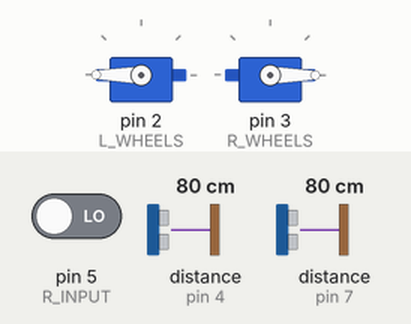
A sketch run on a simulated Arduino Uno, built with avr-gcc and run on an emulated ATmega328P. Parts: 2 × servo. Wiring (inferred from the names in the program): ultrasonic range finder: trigger pin 6; echo pin 7. Inputs (shaded band) come from the test bench; at power-on: distance to the obstacle (sensors on pin 7, pin 4) 80 cm, pin 5 (R_INPUT) LOW. The echo pulse lasts 58.3 µs per cm; random numbers use the default seed unless the sketch sets one.

Above: at 1.2 s.
1.3 s: distance to the obstacle (sensor on pin 7) set to 2 cm
At 2.5 s:
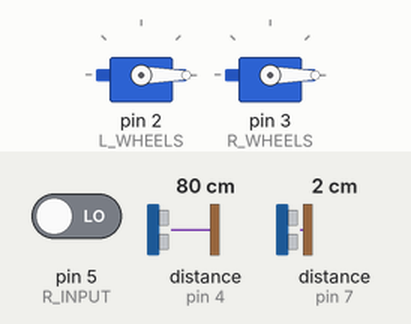
2.8 s: distance to the obstacle (sensor on pin 7) set to 15 cm
4.3 s: distance to the obstacle (sensor on pin 7) set to 18 cm
At 5.5 s:
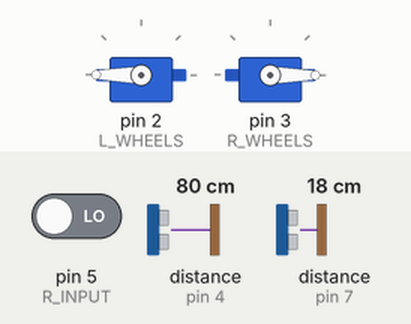
5.8 s: distance to the obstacle (sensor on pin 7) set to 4 cm
At 7.0 s:
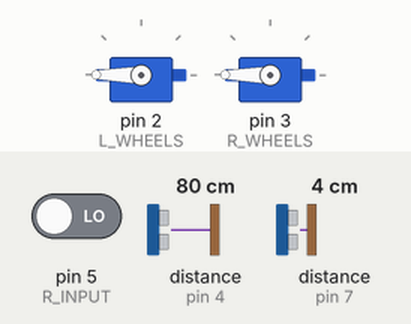
7.3 s: distance to the obstacle (sensor on pin 7) set to 35 cm
At 8.7 s:
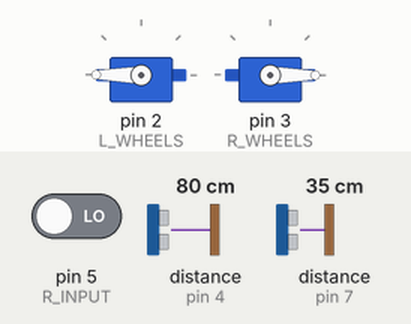
Timing chart, 0 to 9.8 s (numbered marks = the images above; inputs shaded):
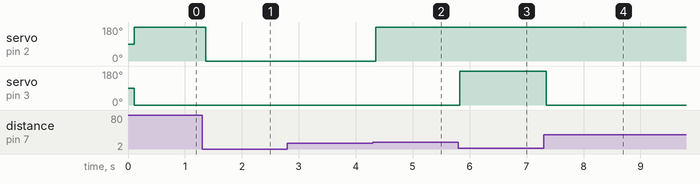

The sketch:

Sojourner.ino
```cpp
/**
 * Controller for Sojourner RC rover.
 *
 * Passes on instructions from 6ch receiver (rx) to servo motors.
 *
 * Turn off transmitter (tx) to run in 'roving' mode.
 * In roving mode rover cecks for obstacles with ultrasonic sensor (HC-SR04)
 *
 * Pins 2 & 3 are servo signal outputs.
 * Pins 4 & 5 are rx signal input.
 * Pin 6 is SR04 trig pin
 * Pin 7 is SR04 echo pin
 *
 * 5V goes to Vcc on rx, both servos and SR04.
 * Gnd goes to Gnd on rx, both servos and SR04.
 */

#include <Servo.h>

// set up pin constants
// outputs
#define L_WHEELS 2
#define R_WHEELS 3
#define TRIG_PIN 6
// inputs
#define L_INPUT 4
#define R_INPUT 5
#define ECHO_PIN 7

// declare servo objects
Servo l_wheels;
Servo r_wheels;

// variables for servo speed
int l_speed = 90;
int r_speed = 90;

// min and max receiver input values
int l_min_rx = 9999999999;
int l_max_rx = 0;
int r_min_rx = 9999999999;
int r_max_rx = 0;

// varibles for receiver values
unsigned long ch2 = 0;
unsigned long ch6 = 0;

// variables for measuring distance
long distance;

// variables for roving control
boolean roving = false;
int turning = 0;

// declare functions
void getRoveInput();
long getDistance();
void getRxInput();
void setBounds(unsigned long input1, unsigned long input2);
void reset();

/**
 * Setup function.
 */
void setup()
{
  // attach servos
  l_wheels.attach(L_WHEELS);
  r_wheels.attach(R_WHEELS);

  // set pinmodes for SR04
  pinMode(TRIG_PIN, OUTPUT);
  pinMode(ECHO_PIN, INPUT);

  // pin 0 is unconnected so random noise is a good seed
  randomSeed(analogRead(0));

  // begin serial communication
  Serial.begin(9600);
}

/**
 * Main loop.
 */
void loop()
{
  // check if tx is on (3rd param is timeout)
  ch2 = pulseIn(L_INPUT, INPUT, 50000);
  ch6 = pulseIn(R_INPUT, INPUT, 50000);

  if (ch2 == 0 || ch6 == 0)
  {
    roving = true;
  }
  else
  {
    roving = false;
  }

  // get left and right servo speeds
  if (roving)
  {
    getRoveInput();
  }
  else
  {
    getRxInput();
  }

  // set servo speeds
  l_wheels.write(l_speed);
  r_wheels.write(r_speed);
}

/**
 * Set servo speeds via automated roving algorithm.
 *
 * Check distance in front
 * if clear
 *   move forward
 * else
 *   if we're already turning
 *     keep turning
 *   else
 *     decide which way to turn
 *   turn
 */
void getRoveInput()
 {
  // check the distance in front of the rover
  distance = getDistance();

  // if there are no obstacles, go straight on
  if (distance > 15)
  {
    // stop turning
    turning = 0;

    // forwards
    l_speed = 180;
    r_speed = 0;
  }
  else
  {
    // check if we're not already turning
    if (turning == 0)
    {
      // choose random direction
      if (random(2))
      {
        turning = 1;
      }
      else
      {
        turning = -1;
      }
    }

    // turn in chosen direction
    if (turning == 1)
    {
      // right
      l_speed = 180;
      r_speed = 180;
    }
    else if (turning == -1)
    {
      // left
      l_speed = 0;
      r_speed = 0;
    }
  }
}

/**
 * Check distance in front of rover with ultrasonic sensor (HC-SR04).
 */
long getDistance()
{
  // set trigger low (make sure it's off)
  digitalWrite(TRIG_PIN, LOW);
  delayMicroseconds(2);

  // send out ping
  digitalWrite(TRIG_PIN, HIGH);
  delayMicroseconds(10);

  // stop ping
  digitalWrite(TRIG_PIN, LOW);
  long duration = pulseIn(ECHO_PIN, HIGH);

  // distance in cm based on speed of sound
  return duration / 58.2;
}

/**
 * Decode signals from receiver, then set appropriate servo speeds.
 */
void getRxInput()
{
  // map inputs to servo usable outputs
  l_speed = map(ch2, l_min_rx, l_max_rx, 0, 180);
  r_speed = map(ch6, r_min_rx, r_max_rx, 0, 180);

  // figure out min and max values for input
  setBounds(ch2, ch6);

  // set dead zones
  if (abs(l_speed - 90) < 10)
  {
    l_speed = 90;
  }

  if (abs(r_speed - 90) < 10)
  {
    r_speed = 90;
  }
}

/**
 * Set min and max values for rx input mapping.
 */
void setBounds(unsigned long input1, unsigned long input2)
{
  if (input1 > l_max_rx)
  {
    l_max_rx = input1;
  }

  if (input1 < l_min_rx)
  {
    l_min_rx = input1;
  }

  if (input2 > r_max_rx)
  {
    r_max_rx = input2;
  }

  if (input2 < r_min_rx)
  {
    r_min_rx = input2;
  }
}
```

Measured:
- the behaviour switches between 16 and 17 cm on distance to the obstacle (sensor on pin 7) (found by bisection; images 1 and 2)
- after the input at 1.3 s, servo on pin 2 (L_WHEELS): 180° → 0° after 0.07 s
- after the input at 2.8 s, every drawn part: stays the same
- after the input at 4.3 s, servo on pin 2 (L_WHEELS): 0° → 180° after 0.05 s
- after the input at 5.8 s, servo on pin 3 (R_WHEELS): 0° → 180° at once
- after the input at 7.3 s, servo on pin 3 (R_WHEELS): 180° → 0° at once
